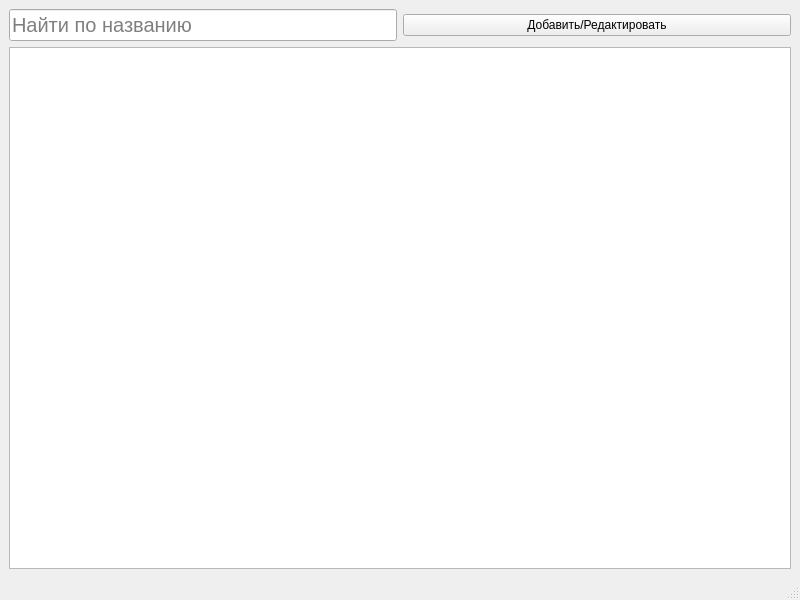
<?xml version="1.0" encoding="UTF-8"?>
<ui version="4.0">
 <class>MainWindow</class>
 <widget class="QMainWindow" name="MainWindow">
  <property name="geometry">
   <rect>
    <x>0</x>
    <y>0</y>
    <width>800</width>
    <height>600</height>
   </rect>
  </property>
  <property name="windowTitle">
   <string>Coffee</string>
  </property>
  <widget class="QWidget" name="centralwidget">
   <layout class="QGridLayout" name="gridLayout">
    <item row="0" column="0">
     <widget class="QLineEdit" name="edit_find">
      <property name="sizePolicy">
       <sizepolicy hsizetype="Preferred" vsizetype="Fixed">
        <horstretch>0</horstretch>
        <verstretch>0</verstretch>
       </sizepolicy>
      </property>
      <property name="font">
       <font>
        <pointsize>15</pointsize>
       </font>
      </property>
      <property name="placeholderText">
       <string>Найти по названию</string>
      </property>
     </widget>
    </item>
    <item row="0" column="1">
     <widget class="QPushButton" name="pushButton">
      <property name="sizePolicy">
       <sizepolicy hsizetype="Preferred" vsizetype="Fixed">
        <horstretch>0</horstretch>
        <verstretch>0</verstretch>
       </sizepolicy>
      </property>
      <property name="text">
       <string>Добавить/Редактировать</string>
      </property>
     </widget>
    </item>
    <item row="1" column="0" colspan="2">
     <widget class="QTableWidget" name="tableWidget">
      <property name="editTriggers">
       <set>QAbstractItemView::NoEditTriggers</set>
      </property>
     </widget>
    </item>
   </layout>
  </widget>
  <widget class="QMenuBar" name="menubar">
   <property name="geometry">
    <rect>
     <x>0</x>
     <y>0</y>
     <width>800</width>
     <height>21</height>
    </rect>
   </property>
  </widget>
  <widget class="QStatusBar" name="statusbar"/>
 </widget>
 <resources/>
 <connections/>
</ui>
